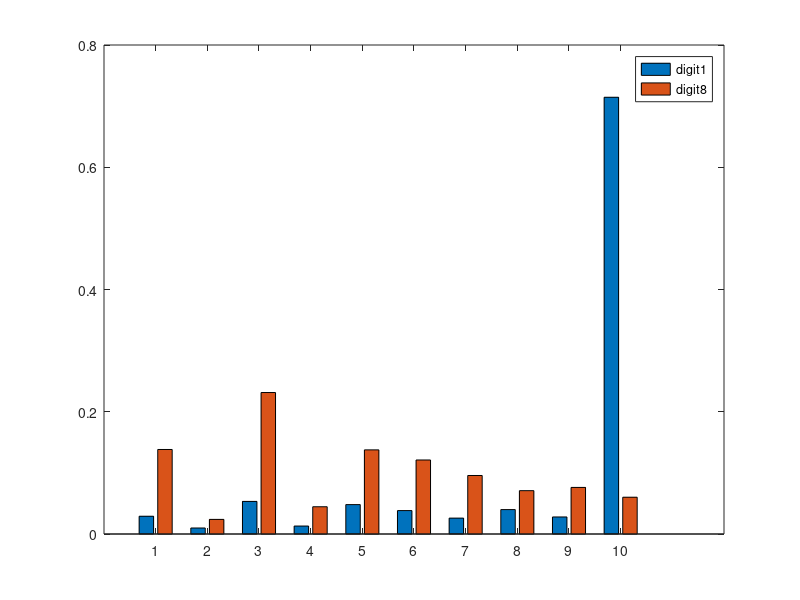

Source code (MATLAB):
close all;
clear all; 
load('dim4data.mat');

%% cluster the data
M = [2.0];
options = [M NaN NaN 0];
[centers,U] = fcm(new_fea,10,options);

%% find the average cluster membership values for digit1 and digit8
oneclass = find(gnd == 1);
eightclass = find(gnd == 8);
index1 = U(:,oneclass);
index8 = U(:,eightclass);
avg1 = mean(index1,2);
avg8 = mean(index8,2);

%% plot the bar graph 
y = [avg1,avg8];
bar(y);
legend('digit1','digit8');


